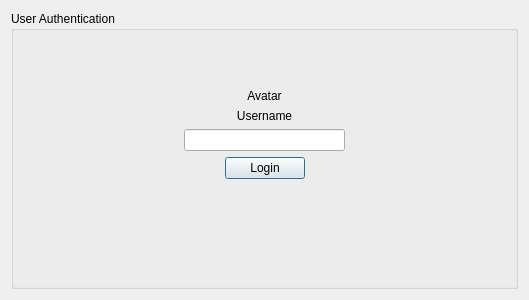
<?xml version="1.0" encoding="UTF-8"?>
<ui version="4.0">
 <class>AuthForm</class>
 <widget class="QDialog" name="AuthForm">
  <property name="geometry">
   <rect>
    <x>0</x>
    <y>0</y>
    <width>529</width>
    <height>300</height>
   </rect>
  </property>
  <property name="windowTitle">
   <string>Dialog</string>
  </property>
  <layout class="QVBoxLayout" name="verticalLayout">
   <item>
    <widget class="QGroupBox" name="groupBox">
     <property name="title">
      <string>User Authentication</string>
     </property>
     <layout class="QVBoxLayout" name="verticalLayout_3">
      <item>
       <layout class="QHBoxLayout" name="horizontalLayout_2">
        <item>
         <spacer name="horizontalSpacer_2">
          <property name="orientation">
           <enum>Qt::Horizontal</enum>
          </property>
          <property name="sizeHint" stdset="0">
           <size>
            <width>125</width>
            <height>20</height>
           </size>
          </property>
         </spacer>
        </item>
        <item>
         <layout class="QVBoxLayout" name="verticalLayout_2">
          <item>
           <spacer name="verticalSpacer">
            <property name="orientation">
             <enum>Qt::Vertical</enum>
            </property>
            <property name="sizeHint" stdset="0">
             <size>
              <width>20</width>
              <height>40</height>
             </size>
            </property>
           </spacer>
          </item>
          <item>
           <widget class="QLabel" name="avatar_lb">
            <property name="text">
             <string>Avatar</string>
            </property>
            <property name="alignment">
             <set>Qt::AlignCenter</set>
            </property>
           </widget>
          </item>
          <item>
           <widget class="QLabel" name="username_lb">
            <property name="text">
             <string>Username</string>
            </property>
            <property name="alignment">
             <set>Qt::AlignCenter</set>
            </property>
           </widget>
          </item>
          <item>
           <widget class="QLineEdit" name="password_le">
            <property name="echoMode">
             <enum>QLineEdit::Password</enum>
            </property>
            <property name="alignment">
             <set>Qt::AlignCenter</set>
            </property>
           </widget>
          </item>
          <item>
           <layout class="QHBoxLayout" name="horizontalLayout">
            <item>
             <spacer name="horizontalSpacer_4">
              <property name="orientation">
               <enum>Qt::Horizontal</enum>
              </property>
              <property name="sizeHint" stdset="0">
               <size>
                <width>40</width>
                <height>20</height>
               </size>
              </property>
             </spacer>
            </item>
            <item>
             <widget class="QPushButton" name="login_pb">
              <property name="text">
               <string>Login</string>
              </property>
             </widget>
            </item>
            <item>
             <spacer name="horizontalSpacer">
              <property name="orientation">
               <enum>Qt::Horizontal</enum>
              </property>
              <property name="sizeHint" stdset="0">
               <size>
                <width>40</width>
                <height>20</height>
               </size>
              </property>
             </spacer>
            </item>
           </layout>
          </item>
          <item>
           <spacer name="verticalSpacer_3">
            <property name="orientation">
             <enum>Qt::Vertical</enum>
            </property>
            <property name="sizeHint" stdset="0">
             <size>
              <width>20</width>
              <height>40</height>
             </size>
            </property>
           </spacer>
          </item>
          <item>
           <spacer name="verticalSpacer_2">
            <property name="orientation">
             <enum>Qt::Vertical</enum>
            </property>
            <property name="sizeHint" stdset="0">
             <size>
              <width>20</width>
              <height>40</height>
             </size>
            </property>
           </spacer>
          </item>
         </layout>
        </item>
        <item>
         <spacer name="horizontalSpacer_3">
          <property name="orientation">
           <enum>Qt::Horizontal</enum>
          </property>
          <property name="sizeHint" stdset="0">
           <size>
            <width>125</width>
            <height>20</height>
           </size>
          </property>
         </spacer>
        </item>
       </layout>
      </item>
     </layout>
    </widget>
   </item>
  </layout>
 </widget>
 <resources/>
 <connections>
  <connection>
   <sender>login_pb</sender>
   <signal>clicked()</signal>
   <receiver>AuthForm</receiver>
   <slot>accept()</slot>
   <hints>
    <hint type="sourcelabel">
     <x>316</x>
     <y>212</y>
    </hint>
    <hint type="destinationlabel">
     <x>613</x>
     <y>94</y>
    </hint>
   </hints>
  </connection>
 </connections>
</ui>
